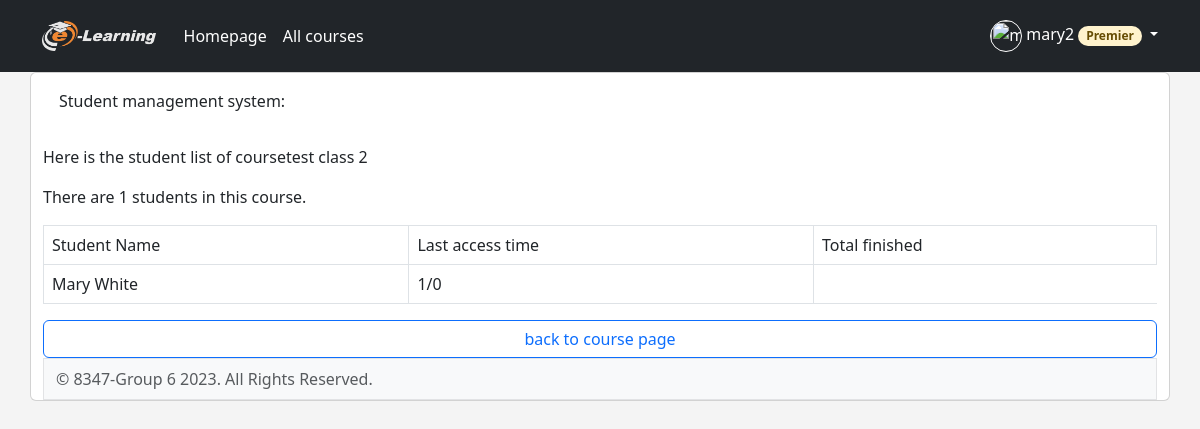
The app's page /student-management/17 (signed in), older data.
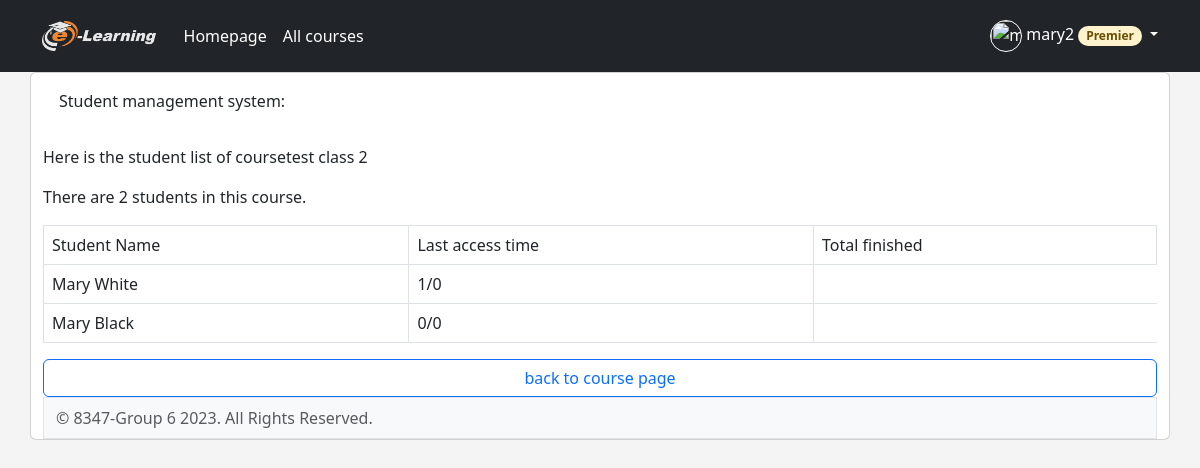
The same page, newer data.
### elearning/models.py (models this page shows)
class CourseEnrollment(models.Model):
    ENROLLMENT_TYPES = (
        ('Premium', 'Premium'),
        ('Paid', 'Paid'),
    )
    student = models.ForeignKey(Student, on_delete=models.CASCADE)
    course = models.ForeignKey(Course, on_delete=models.CASCADE)
    enrolled_date = models.DateField(auto_now_add=True)
    enrollment_type = models.CharField(max_length=10, choices=ENROLLMENT_TYPES)
    progress = models.IntegerField(default=0)

### elearning/views.py (the view, shortened to what this page needs)
# urls.py: path('student-management/<int:course_id>', views.manage_student, name='student-management'),
def manage_student(request, course_id):
    if request.method == 'POST':
        content = 0
    course = get_object_or_404(Course, pk=course_id)
    lesson_list = Lesson.objects.filter(course=course)
    student_list = CourseEnrollment.objects.filter(course=course)
    access_time_list = Certificate.objects.filter(course=course)
    student_finished = []
    quiz_result_list = []
    print(quiz_result_list)
    print('student management', len(student_list))
    if len(student_list) == 0:
        msg = 'There are no student in your course '+course.name
        return render(request, 'elearning/manageStudent.html', {'msg': msg,
                                                                'course': course,
                                                                'lesson_list': lesson_list,
                                                                })
    else:
        msg = 'Here is the student list of course'+course.name
        return render(request, 'elearning/manageStudent.html', {'msg': msg,
                                                                'course': course,
                                                                'lesson_list': lesson_list,
                                                                'lesson_num': len(lesson_list),
                                                                'student_list': student_list,
                                                                'student_num': len(student_list),
                                                                'quiz_result_list': quiz_result_list,
                                                                'access_time_list': access_time_list
                                                                })

### elearning/templates/elearning/manageStudent.html (shortened to what this page needs)
{% extends 'elearning/base.html' %}
{% block content %}
    <div class="container">
    <div class="row">
        <div class="card h-100">
        <div class="d-flex justify-content-between m-3">
            <p>Student management system: </p>
        </div>
        {% if msg %}
            <p>{{ msg }}</p>
        {% endif %}
        {% if student_list %}
            <p>There are {{ student_num }} students in this course.</p>
            <table class="table table-bordered">
            <tr>
                <td>Student Name</td>
                <td>Last access time</td>
                <td>Total finished</td>
            </tr>
            {% for student in student_list %}
                    <tr>
                        <td>{{ student.student.first_name }} {{ student.student.last_name }}</td>
                        <td>{{ student.progress }}/{{ lesson_num }}</td>
                    </tr>
            {% endfor %}
            </table>
        {% endif %}
    <button type="button" class="btn btn-outline-primary"
                                        onclick="location.href='{% url 'elearning:teacher-viewcourse' course.id %}'">
                                    back to course page
                                </button>
{% endblock %}

Row changes from the older to the newer data that the page shows:
added CourseEnrollment: student.first_name "Mary", student.last_name "Black", progress "0"
Text that changed along with them:
{{ student_num }}: "1" → "2"
